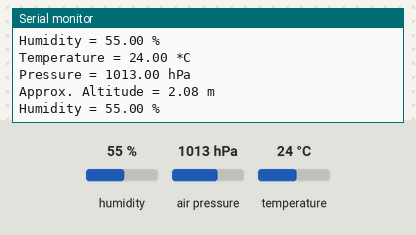
Bench run of a sketch on a simulated Arduino Uno, built with avr-gcc and run on an emulated ATmega328P. On the bench: the last lines printed to the serial monitor. The inputs (shaded band) are chosen by the test bench; at power-on: humidity 55 %, air pressure 1013 hPa, temperature 24 °C.

Above: at 1.2 s.
1.3 s: humidity set to 22 %
At 2.6 s:
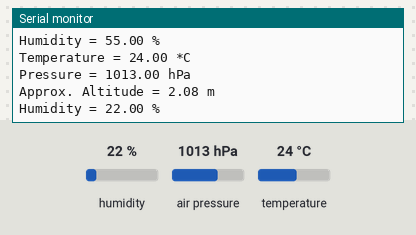
2.8 s: air pressure set to 952 hPa
At 4.0 s:
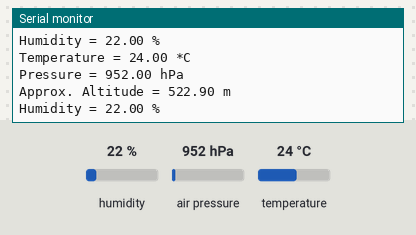

The sketch:

BME280.ino
```cpp
#include <Adafruit_Sensor.h>
#include <Adafruit_BME280.h>

#define SEALEVELPRESSURE_HPA (1013.25)

Adafruit_BME280 bme; // I2C

void setup() {
    Serial.begin(9600);
    Serial.println(F("BME280 test"));

    bool status;

    // default settings
    status = bme.begin();
    if (!status) {
        Serial.println("Could not find a valid BME280 sensor, check wiring!");
        while (1);
    }

    Serial.println("-- Default Test --");
    Serial.println();
}


void loop() {
    printValues();
    delay(1000);
}


void printValues() {
    Serial.print("Temperature = ");
    Serial.print(bme.readTemperature());
    Serial.println(" *C");

    Serial.print("Pressure = ");

    Serial.print(bme.readPressure() / 100.0F);
    Serial.println(" hPa");

    Serial.print("Approx. Altitude = ");
    Serial.print(bme.readAltitude(SEALEVELPRESSURE_HPA));
    Serial.println(" m");

    Serial.print("Humidity = ");
    Serial.print(bme.readHumidity());
    Serial.println(" %");

    Serial.println();
}
```

Measured:
- after the input at 1.3 s, the serial monitor: prints a new line after 0.88 s (image 1)
- after the input at 2.8 s, the serial monitor: prints a new line after 0.36 s (image 2)
